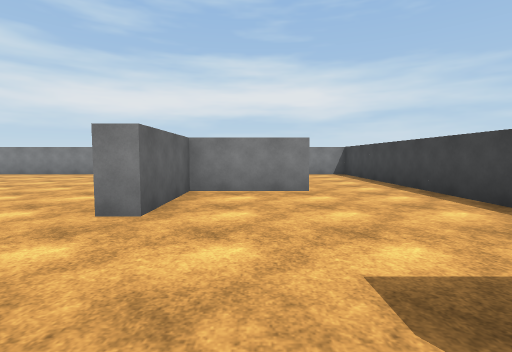
View 1 (above)

17 first-person views from a walk through a scene from a Unity 3-D project. The camera is 1.3 m above the floor, tilts 4° down and sees 85° across. The floor is counted in squares, 2 m on a side. Each view is taken from the middle of a square. On the plan, view 1 faces up. The plan holds only what a view shows up to about 9 squares ahead; the rest is blank. The player is left out. Surface patterns are stand-ins for the level's own textures.

View 2
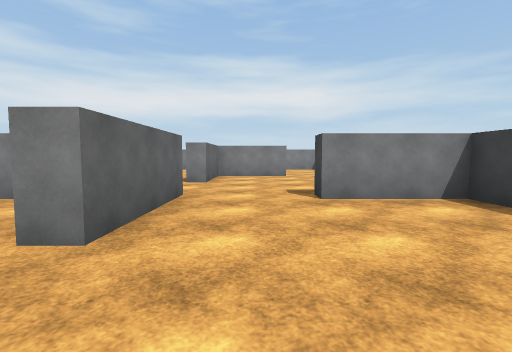

View 3
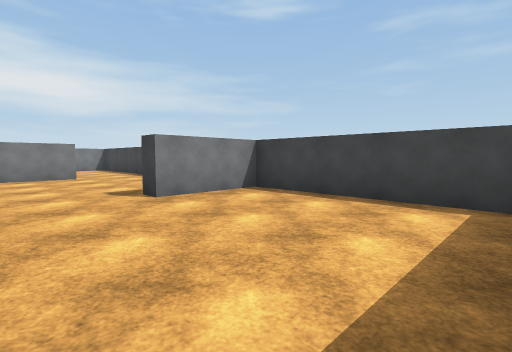

View 4
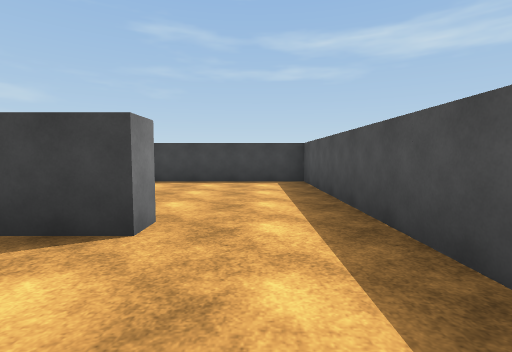

View 5
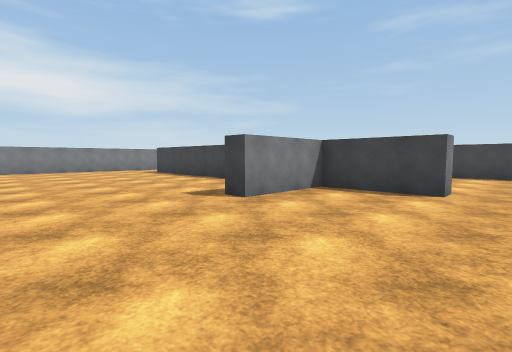

View 6
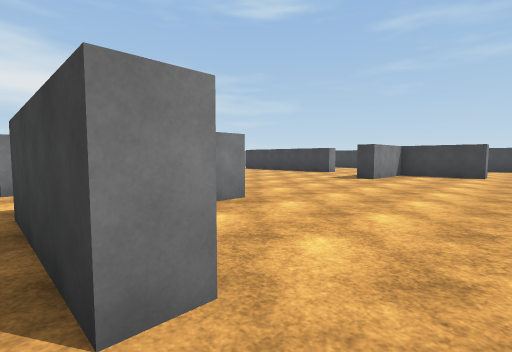

View 7
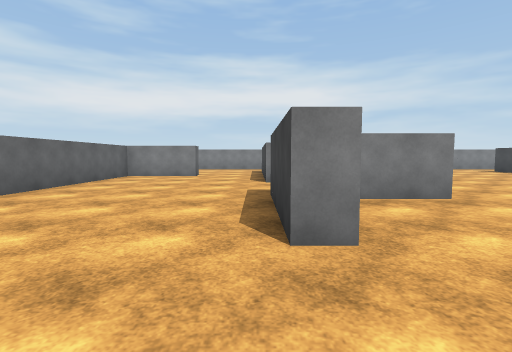

View 8
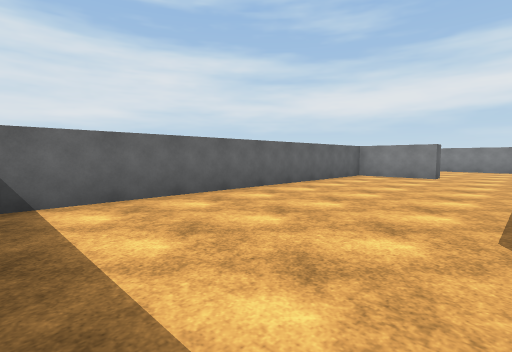

View 9
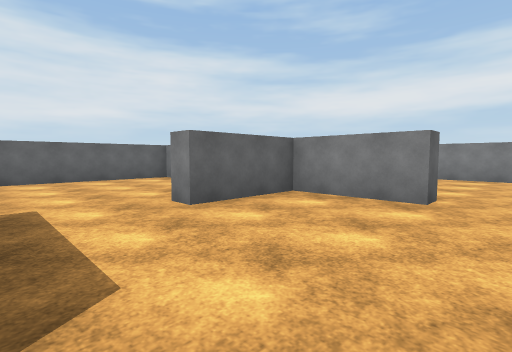

View 10
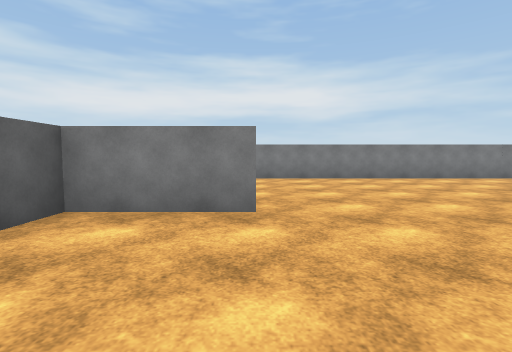

View 11
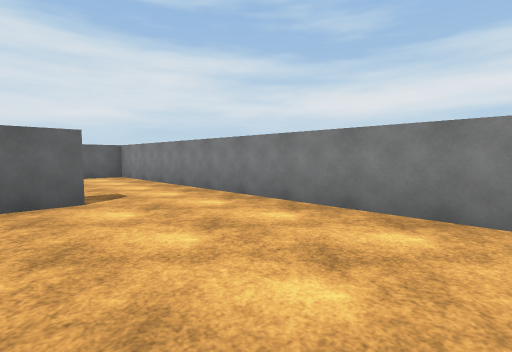

View 12
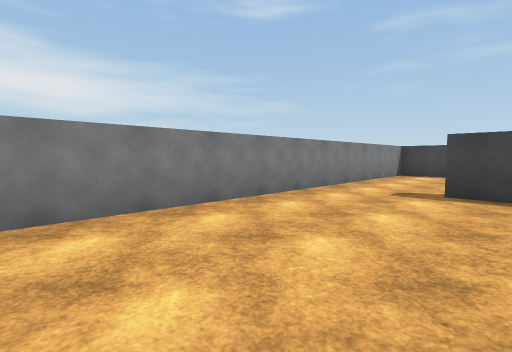

View 13
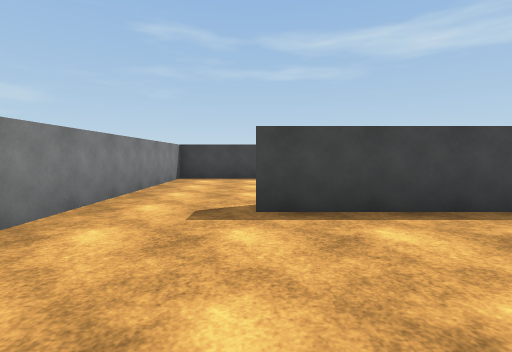

View 14
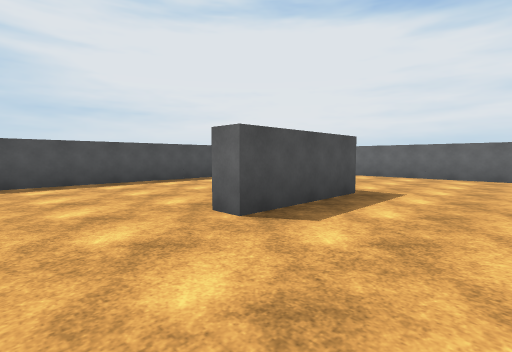

View 15
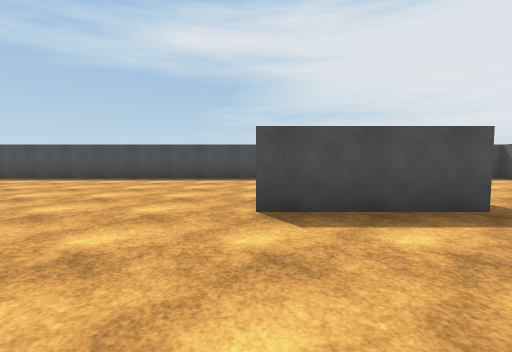

View 16
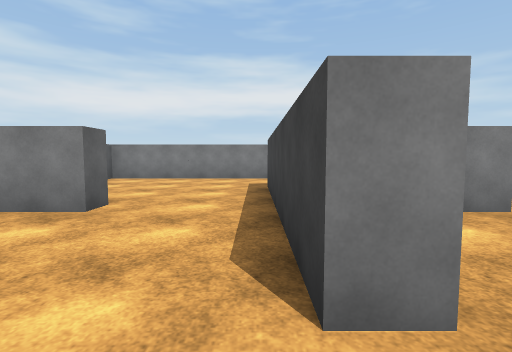

View 17
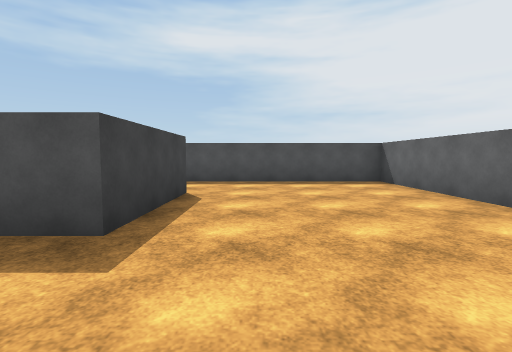

### Floor plan
Points are (right, up) in squares from view 1. A wall is a line through its corners. A room is listed if a view was taken in it or the views show most of it. See-through windows are left out.
Room 1 (views 1, 2, 3)
walls: (-1.2, 0.2) (-1.2, -2); (-1.4, -4.3) (3.3, -4.3) (3.3, 0.2) (1, 0.2)
ways out: opening at (-2, -3.5) to room 2; opening at (-0.5, 1) to room 2
objects: grey block (-1, -5)
Room 2 (views 4, 5, 6, 7, 8, 9, 10, 11, 12, 13, 14, 15, 16, 17)
walls: (-9, 5.8) (-9, 5.3) (-11.2, 5.3) (-11.2, 3) (-11.7, 3) (-11.7, 7.9); (-11.4, 0.8) (-9, 0.8) (-9, 0.2) (-10.5, 0.2); (-1.7, 3.5) (-1.7, 8); (-11.1, -2) (-11.7, -2) (-11.7, 0.2); (-11.2, 8) (-11.2, 7.1); (-14, 5.8) (-14, 5.3) (-16.2, 5.3) (-16.2, -4.3) (-1.4, -4.3); (-1.2, -2) (-1.7, -2) (-1.7, 0.2) (-4, 0.2) (-4, 0.8); (1, 5.3) (-1.2, 5.3) (-1.2, 3) (-1.8, 3); (1, 0.2) (1, 0.8); (3.3, 3.5) (3.3, 10.2) (-16.2, 10.2) (-16.2, 9.1)
ways out: opening at (-2, -3.5) to room 1; opening at (-0.5, 1) to room 1
objects: grey block (-17, 1); grey block (-12, 1); grey block (-11, -5); grey block (-11, 6); grey block (-11, 10); grey block (-6, -5); grey block (-6, 10); grey block (-1, 1); grey block (-1, 6); grey block (-1, 10); grey block (3, 6)

Where each view was taken, in squares from view 1:
view 1: 0 up, 0 right, facing up
view 2: 4 down, 0 right, facing up
view 3: 4 down, 1 left, facing up-right
view 4: 3 down, 4 left, facing right
view 5: 3 down, 7 left, facing up-right
view 6: 3 down, 12 left, facing up-right
view 7: 4 down, 12 left, facing up
view 8: 4 down, 12 left, facing up-left
view 9: 1 up, 8 left, facing up-left
view 10: 2 up, 9 left, facing up
view 11: 7 up, 7 left, facing up-left
view 12: 7 up, 7 left, facing up-right
view 13: 8 up, 5 left, facing right
view 14: 3 up, 7 left, facing down-left
view 15: 4 up, 9 left, facing down
view 16: 2 up, 12 left, facing up
view 17: 3 up, 13 left, facing down
